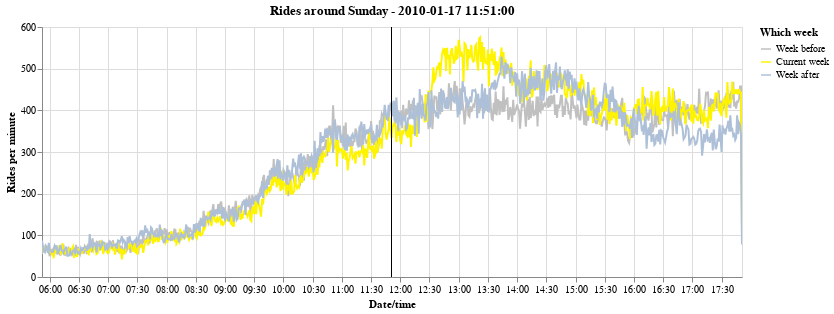
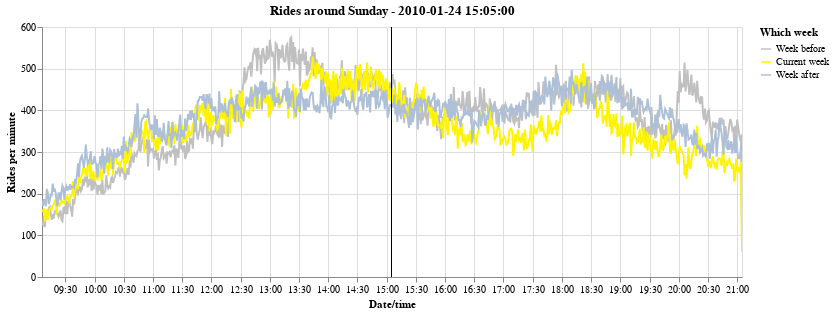
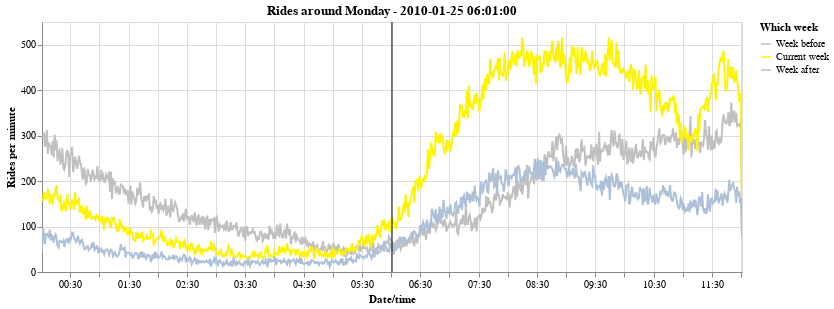
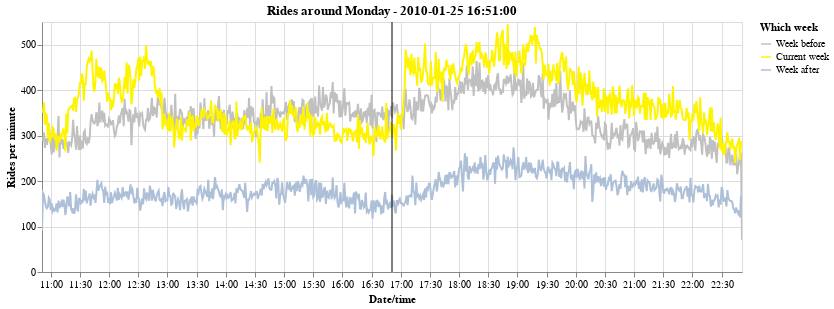

The code cell stored with these charts, in order, in its notebook:
### Code cell
for b in df_3wfl['b_ts'].unique()[0:5]:
    
    # https://stackoverflow.com/questions/13703720/converting-between-datetime-timestamp-and-datetime64
    b = pd.Timestamp(b)
    
    df_single = df_3wfl[df_3wfl['b_ts'] == b]    

    #display(df_single)

    #line = alt.Chart(pd.DataFrame({'x': [359.5]})).mark_rule().encode(x=alt.X('x:Q', title='') )
    line = alt.Chart(pd.DataFrame({'x': [str(b)]})).mark_rule().encode(x=alt.X('utchoursminutes(x):T', title='') )
    #line = alt.Chart(pd.DataFrame({'x': [b]})).mark_rule().encode(x=alt.X('x:T', title='') )

    # https://altair-viz.github.io/user_guide/times_and_dates.html
    rides = alt.Chart(df_single, title="Rides around " + str(b.strftime('%A')) + ' - ' + str(b)).mark_line().encode(
        #x=alt.X('hoursminutes(pickup_datetime_1min):Q', title='Date/time', 
        x=alt.X('utchoursminutes(pickup_datetime_1min_str):T', title='Date/time', 
        #x=alt.X('pickup_datetime_1min_str:T', title='Date/time', 
#                 axis=alt.Axis(
#                             tickCount=20,
#                             grid=False,
#                             labelExpr="datum.value % 1 ? null : datum.label"
#                         )
               ), 
        #x=alt.X('sequence:Q', axis=None, title='Date/time' ),     
        y=alt.Y('rides_per_minute:Q', title='Rides per minute'),
        color=alt.Color('which_week:N', title='Which week', scale=alt.Scale(
                                                domain=['Week before', 'Current week', 'Week after'],
                                                range=['#c0c0c0 ', '#fff400', '#adc0d8']))
    ).properties(
    width=700,
        height=250
    ).interactive()
    
#     text = alt.Chart(df_single).mark_text(
#                         align='center', 
#                         fontSize=10,
#                         color='orange',
#                         baseline='bottom', 
#                         dy=135,
#                         angle=0,
#                         clip=False
        
                        
#                     ).encode(
#                         #y=alt.value(250),
#                         x=alt.X('sequence:Q', axis=None),
#                         text='hoursminutes(pickup_datetime_1min):O',
#                     )

    (rides+line).display()

### Figure 1 — Vega-Lite specification as saved in the notebook (floating-point values rounded to 4 significant figures; data arrays with more than 128 entries replaced by an {"elided": "..."} marker saying what was removed)
{"config": {"view": {"continuousWidth": 400, "continuousHeight": 300}}, "layer": [{"data": {"name": "data-156422ea4fbf9ec2af2f13fd16a24a2b"}, "mark": "line", "encoding": {"color": {"type": "nominal", "field": "which_week", "scale": {"domain": ["Week before", "Current week", "Week after"], "range": ["#c0c0c0 ", "#fff400", "#adc0d8"]}, "title": "Which week"}, "x": {"type": "temporal", "field": "pickup_datetime_1min_str", "timeUnit": "utchoursminutes", "title": "Date/time"}, "y": {"type": "quantitative", "field": "rides_per_minute", "title": "Rides per minute"}}, "height": 250, "selection": {"selector112": {"type": "interval", "bind": "scales", "encodings": ["x", "y"]}}, "title": "Rides around Sunday - 2010-01-17 11:51:00", "width": 700}, {"data": {"name": "data-6d9763e8f3a4b02bc32f907f7c3584cd"}, "mark": "rule", "encoding": {"x": {"type": "temporal", "field": "x", "timeUnit": "utchoursminutes", "title": ""}}}], "$schema": "https://vega.github.io/schema/vega-lite/v4.8.1.json", "datasets": {"data-156422ea4fbf9ec2af2f13fd16a24a2b": {"elided": "2157 records"}, "data-6d9763e8f3a4b02bc32f907f7c3584cd": [{"x": "2010-01-17 11:51:00"}]}}

### Figure 2 — Vega-Lite specification as saved in the notebook (floating-point values rounded to 4 significant figures; data arrays with more than 128 entries replaced by an {"elided": "..."} marker saying what was removed)
{"config": {"view": {"continuousWidth": 400, "continuousHeight": 300}}, "layer": [{"data": {"name": "data-6f51a09e2b071a9e42e1d24e319d7fbf"}, "mark": "line", "encoding": {"color": {"type": "nominal", "field": "which_week", "scale": {"domain": ["Week before", "Current week", "Week after"], "range": ["#c0c0c0 ", "#fff400", "#adc0d8"]}, "title": "Which week"}, "x": {"type": "temporal", "field": "pickup_datetime_1min_str", "timeUnit": "utchoursminutes", "title": "Date/time"}, "y": {"type": "quantitative", "field": "rides_per_minute", "title": "Rides per minute"}}, "height": 250, "selection": {"selector113": {"type": "interval", "bind": "scales", "encodings": ["x", "y"]}}, "title": "Rides around Sunday - 2010-01-24 15:05:00", "width": 700}, {"data": {"name": "data-263d912c18ee50d0d30dae10eca026c3"}, "mark": "rule", "encoding": {"x": {"type": "temporal", "field": "x", "timeUnit": "utchoursminutes", "title": ""}}}], "$schema": "https://vega.github.io/schema/vega-lite/v4.8.1.json", "datasets": {"data-6f51a09e2b071a9e42e1d24e319d7fbf": {"elided": "2157 records"}, "data-263d912c18ee50d0d30dae10eca026c3": [{"x": "2010-01-24 15:05:00"}]}}

### Figure 3 — Vega-Lite specification as saved in the notebook (floating-point values rounded to 4 significant figures; data arrays with more than 128 entries replaced by an {"elided": "..."} marker saying what was removed)
{"config": {"view": {"continuousWidth": 400, "continuousHeight": 300}}, "layer": [{"data": {"name": "data-20c3eda8c6f1aad065e3188f957205eb"}, "mark": "line", "encoding": {"color": {"type": "nominal", "field": "which_week", "scale": {"domain": ["Week before", "Current week", "Week after"], "range": ["#c0c0c0 ", "#fff400", "#adc0d8"]}, "title": "Which week"}, "x": {"type": "temporal", "field": "pickup_datetime_1min_str", "timeUnit": "utchoursminutes", "title": "Date/time"}, "y": {"type": "quantitative", "field": "rides_per_minute", "title": "Rides per minute"}}, "height": 250, "selection": {"selector114": {"type": "interval", "bind": "scales", "encodings": ["x", "y"]}}, "title": "Rides around Monday - 2010-01-25 06:01:00", "width": 700}, {"data": {"name": "data-e38f982ef91aa76350c980215a88ad53"}, "mark": "rule", "encoding": {"x": {"type": "temporal", "field": "x", "timeUnit": "utchoursminutes", "title": ""}}}], "$schema": "https://vega.github.io/schema/vega-lite/v4.8.1.json", "datasets": {"data-20c3eda8c6f1aad065e3188f957205eb": {"elided": "2157 records"}, "data-e38f982ef91aa76350c980215a88ad53": [{"x": "2010-01-25 06:01:00"}]}}

### Figure 4 — Vega-Lite specification as saved in the notebook (floating-point values rounded to 4 significant figures; data arrays with more than 128 entries replaced by an {"elided": "..."} marker saying what was removed)
{"config": {"view": {"continuousWidth": 400, "continuousHeight": 300}}, "layer": [{"data": {"name": "data-a6fcdbec915d99ce0b9acd35f212cc8b"}, "mark": "line", "encoding": {"color": {"type": "nominal", "field": "which_week", "scale": {"domain": ["Week before", "Current week", "Week after"], "range": ["#c0c0c0 ", "#fff400", "#adc0d8"]}, "title": "Which week"}, "x": {"type": "temporal", "field": "pickup_datetime_1min_str", "timeUnit": "utchoursminutes", "title": "Date/time"}, "y": {"type": "quantitative", "field": "rides_per_minute", "title": "Rides per minute"}}, "height": 250, "selection": {"selector115": {"type": "interval", "bind": "scales", "encodings": ["x", "y"]}}, "title": "Rides around Monday - 2010-01-25 16:51:00", "width": 700}, {"data": {"name": "data-5a7011b9e966a3fb44f6271699e79875"}, "mark": "rule", "encoding": {"x": {"type": "temporal", "field": "x", "timeUnit": "utchoursminutes", "title": ""}}}], "$schema": "https://vega.github.io/schema/vega-lite/v4.8.1.json", "datasets": {"data-a6fcdbec915d99ce0b9acd35f212cc8b": {"elided": "2157 records"}, "data-5a7011b9e966a3fb44f6271699e79875": [{"x": "2010-01-25 16:51:00"}]}}
